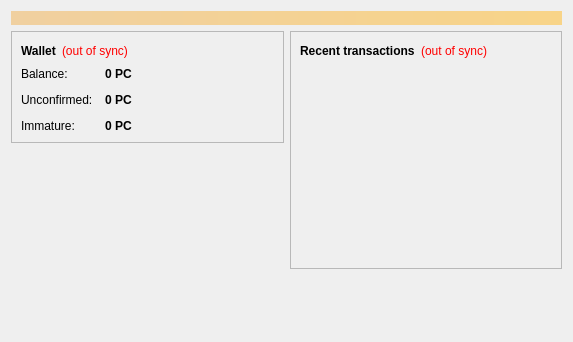
<?xml version="1.0" encoding="UTF-8"?>
<ui version="4.0">
 <class>OverviewPage</class>
 <widget class="QWidget" name="OverviewPage">
  <property name="geometry">
   <rect>
    <x>0</x>
    <y>0</y>
    <width>573</width>
    <height>342</height>
   </rect>
  </property>
  <property name="windowTitle">
   <string>Form</string>
  </property>
  <layout class="QVBoxLayout" name="topLayout">
   <item>
    <widget class="QLabel" name="labelAlerts">
     <property name="visible">
      <bool>false</bool>
     </property>
     <property name="styleSheet">
      <string notr="true">background-color: qlineargradient(x1: 0, y1: 0, x2: 1, y2: 0, stop:0 #F0D0A0, stop:1 #F8D488); color:#000000;</string>
     </property>
     <property name="wordWrap">
      <bool>true</bool>
     </property>
     <property name="margin">
      <number>3</number>
     </property>
    </widget>
   </item>
   <item>
    <layout class="QHBoxLayout" name="horizontalLayout" stretch="1,1">
     <item>
      <layout class="QVBoxLayout" name="verticalLayout_2">
       <item>
        <widget class="QFrame" name="frame">
         <property name="frameShape">
          <enum>QFrame::StyledPanel</enum>
         </property>
         <property name="frameShadow">
          <enum>QFrame::Raised</enum>
         </property>
         <layout class="QVBoxLayout" name="verticalLayout_4">
          <item>
           <layout class="QHBoxLayout" name="horizontalLayout_4">
            <item>
             <widget class="QLabel" name="label_5">
              <property name="font">
               <font>
                <weight>75</weight>
                <bold>true</bold>
               </font>
              </property>
              <property name="text">
               <string>Wallet</string>
              </property>
             </widget>
            </item>
            <item>
             <widget class="QLabel" name="labelWalletStatus">
              <property name="toolTip">
               <string>The displayed information may be out of date. Your wallet automatically synchronizes with the PeopleCoin network after a connection is established, but this process has not completed yet.</string>
              </property>
              <property name="styleSheet">
               <string notr="true">QLabel { color: red; }</string>
              </property>
              <property name="text">
               <string notr="true">(out of sync)</string>
              </property>
              <property name="alignment">
               <set>Qt::AlignLeading|Qt::AlignLeft|Qt::AlignVCenter</set>
              </property>
             </widget>
            </item>
            <item>
             <spacer name="horizontalSpacer_2">
              <property name="orientation">
               <enum>Qt::Horizontal</enum>
              </property>
              <property name="sizeHint" stdset="0">
               <size>
                <width>40</width>
                <height>20</height>
               </size>
              </property>
             </spacer>
            </item>
           </layout>
          </item>
          <item>
           <layout class="QFormLayout" name="formLayout_2">
            <property name="fieldGrowthPolicy">
             <enum>QFormLayout::AllNonFixedFieldsGrow</enum>
            </property>
            <property name="horizontalSpacing">
             <number>12</number>
            </property>
            <property name="verticalSpacing">
             <number>12</number>
            </property>
            <item row="0" column="0">
             <widget class="QLabel" name="label">
              <property name="text">
               <string>Balance:</string>
              </property>
             </widget>
            </item>
            <item row="0" column="1">
             <widget class="QLabel" name="labelBalance">
              <property name="font">
               <font>
                <weight>75</weight>
                <bold>true</bold>
               </font>
              </property>
              <property name="cursor">
               <cursorShape>IBeamCursor</cursorShape>
              </property>
              <property name="toolTip">
               <string>Your current balance</string>
              </property>
              <property name="text">
               <string notr="true">0 PC</string>
              </property>
              <property name="textInteractionFlags">
               <set>Qt::LinksAccessibleByMouse|Qt::TextSelectableByKeyboard|Qt::TextSelectableByMouse</set>
              </property>
             </widget>
            </item>
            <item row="1" column="0">
             <widget class="QLabel" name="label_3">
              <property name="text">
               <string>Unconfirmed:</string>
              </property>
             </widget>
            </item>
            <item row="1" column="1">
             <widget class="QLabel" name="labelUnconfirmed">
              <property name="font">
               <font>
                <weight>75</weight>
                <bold>true</bold>
               </font>
              </property>
              <property name="cursor">
               <cursorShape>IBeamCursor</cursorShape>
              </property>
              <property name="toolTip">
               <string>Total of transactions that have yet to be confirmed, and do not yet count toward the current balance</string>
              </property>
              <property name="text">
               <string notr="true">0 PC</string>
              </property>
              <property name="textInteractionFlags">
               <set>Qt::LinksAccessibleByMouse|Qt::TextSelectableByKeyboard|Qt::TextSelectableByMouse</set>
              </property>
             </widget>
            </item>
            <item row="2" column="0">
             <widget class="QLabel" name="labelImmatureText">
              <property name="text">
               <string>Immature:</string>
              </property>
             </widget>
            </item>
            <item row="2" column="1">
             <widget class="QLabel" name="labelImmature">
              <property name="font">
               <font>
                <weight>75</weight>
                <bold>true</bold>
               </font>
              </property>
              <property name="toolTip">
               <string>Mined balance that has not yet matured</string>
              </property>
              <property name="text">
               <string notr="true">0 PC</string>
              </property>
              <property name="textInteractionFlags">
               <set>Qt::LinksAccessibleByMouse|Qt::TextSelectableByKeyboard|Qt::TextSelectableByMouse</set>
              </property>
             </widget>
            </item>
           </layout>
          </item>
         </layout>
        </widget>
       </item>
       <item>
        <spacer name="verticalSpacer">
         <property name="orientation">
          <enum>Qt::Vertical</enum>
         </property>
         <property name="sizeHint" stdset="0">
          <size>
           <width>20</width>
           <height>40</height>
          </size>
         </property>
        </spacer>
       </item>
        <item>
         <widget class="QLabel" name="label_wallet_bgcoin">
          <property name="text">
           <string/>
          </property>
          <property name="pixmap">
           <pixmap resource="../bitcoin.qrc">:/images/wallet_bgcoin</pixmap>
          </property>
          <property name="scaledContents">
           <bool>false</bool>
          </property>
          <property name="alignment">
           <set>Qt::AlignCenter</set>
          </property>
          <property name="margin">
           <number>-2</number>
          </property>
         </widget>
        </item>
        <item>
         <widget class="QLabel" name="label_6">
          <property name="text">
           <string/>
          </property>
         </widget>
        </item>
      </layout>
     </item>
     <item>
      <layout class="QVBoxLayout" name="verticalLayout_3">
       <item>
        <widget class="QFrame" name="frame_2">
         <property name="frameShape">
          <enum>QFrame::StyledPanel</enum>
         </property>
         <property name="frameShadow">
          <enum>QFrame::Raised</enum>
         </property>
         <layout class="QVBoxLayout" name="verticalLayout">
          <item>
           <layout class="QHBoxLayout" name="horizontalLayout_2">
            <item>
             <widget class="QLabel" name="label_4">
              <property name="text">
               <string>&lt;b&gt;Recent transactions&lt;/b&gt;</string>
              </property>
             </widget>
            </item>
            <item>
             <widget class="QLabel" name="labelTransactionsStatus">
              <property name="toolTip">
               <string>The displayed information may be out of date. Your wallet automatically synchronizes with the PeopleCoin network after a connection is established, but this process has not completed yet.</string>
              </property>
              <property name="styleSheet">
               <string notr="true">QLabel { color: red; }</string>
              </property>
              <property name="text">
               <string notr="true">(out of sync)</string>
              </property>
              <property name="alignment">
               <set>Qt::AlignRight|Qt::AlignTrailing|Qt::AlignVCenter</set>
              </property>
             </widget>
            </item>
            <item>
             <spacer name="horizontalSpacer">
              <property name="orientation">
               <enum>Qt::Horizontal</enum>
              </property>
              <property name="sizeHint" stdset="0">
               <size>
                <width>40</width>
                <height>20</height>
               </size>
              </property>
             </spacer>
            </item>
           </layout>
          </item>
          <item>
           <widget class="QListView" name="listTransactions">
            <property name="styleSheet">
             <string notr="true">QListView { background: transparent; }</string>
            </property>
            <property name="frameShape">
             <enum>QFrame::NoFrame</enum>
            </property>
            <property name="verticalScrollBarPolicy">
             <enum>Qt::ScrollBarAlwaysOff</enum>
            </property>
            <property name="horizontalScrollBarPolicy">
             <enum>Qt::ScrollBarAlwaysOff</enum>
            </property>
            <property name="selectionMode">
             <enum>QAbstractItemView::NoSelection</enum>
            </property>
           </widget>
          </item>
         </layout>
        </widget>
       </item>
       <item>
        <spacer name="verticalSpacer_2">
         <property name="orientation">
          <enum>Qt::Vertical</enum>
         </property>
         <property name="sizeHint" stdset="0">
          <size>
           <width>20</width>
           <height>40</height>
          </size>
         </property>
        </spacer>
       </item>
      </layout>
     </item>
    </layout>
   </item>
  </layout>
 </widget>
 <resources/>
 <connections/>
</ui>
